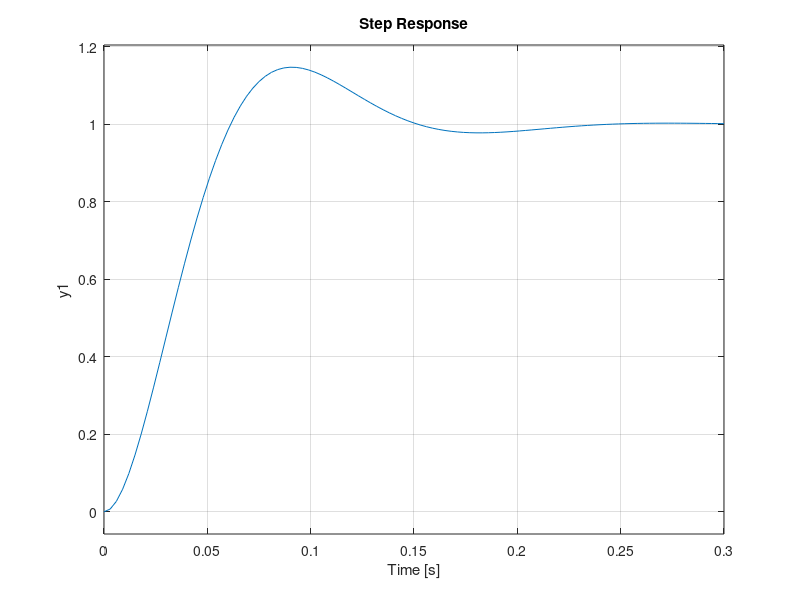

Write MATLAB code to recreate this figure.
zita=0.52;
wn=40.48;

G=tf([wn^2],[1 2*zita*wn 0]);
H=tf([1],[1]);
F=feedback(G,H); %me va a dar wn^2 / s^2+2*zita*wn*s+wn^2
step(F)
hold on

%o tambien
%wn=5;
%damping-ratio=0.4;
%[num0,den]=ord2(wn,damping-ratio);
%num=5p2*num0;
%printsys(num,den,'s')